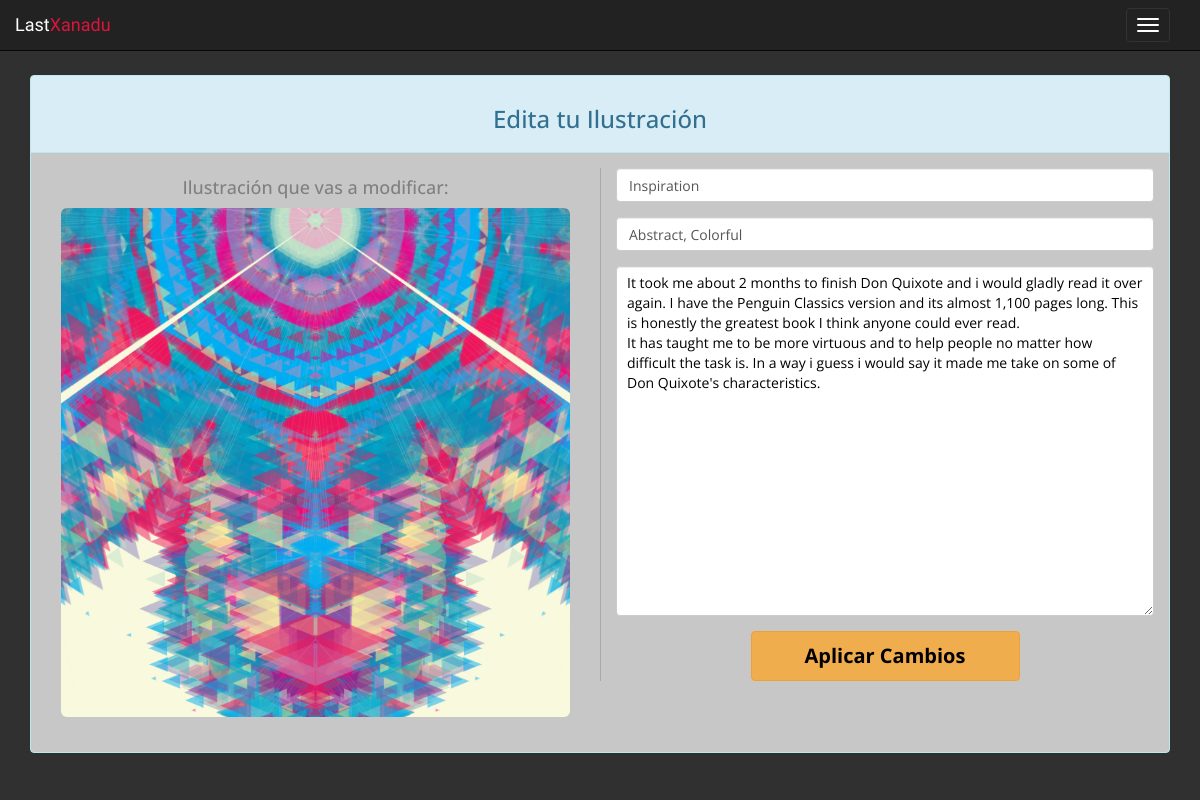
/edit_illust.php?id=18 (signed in), run on the app's committed database.
### tables this page shows
CREATE TABLE IF NOT EXISTS `posts` (
  `post_id` int(11) NOT NULL AUTO_INCREMENT,
  `post_type` enum('Song','Picture') NOT NULL,
  `post_owner` int(11) NOT NULL,
  `post_title` varchar(40) NOT NULL,
  `post_description` varchar(500) NOT NULL,
  `post_tags` varchar(255) NOT NULL,
  `post_song` varchar(255) NOT NULL,
  `post_illust` varchar(255) NOT NULL,
  `post_views` int(11) NOT NULL,
  `post_favourites` int(11) NOT NULL,
  `post_flags` int(11) NOT NULL,
  `post_date` timestamp NOT NULL DEFAULT CURRENT_TIMESTAMP,
  PRIMARY KEY (`post_id`),
  KEY `emisor` (`post_owner`),
  KEY `receptor` (`post_title`)
);

### edit_illust.php (the view, shortened to what this page needs)
<?php
require "includes/db.php";
?>
<!DOCTYPE html>
<html lang="es">
<head>
	<?php require "includes/head.php"; ?>
	<link rel="stylesheet" type="text/css" href="css/upload-style.css">
</head>
<body>
	<?php require "includes/navbar.php"; ?>
	<div class="container upload">
		<?php
		$ok = FALSE;
		$post = "";
		if (isset($_GET['id']) && isset($_SESSION['user_id'])) {
			$id=$_GET['id'];
			$q = "SELECT * FROM posts WHERE post_id='$id' LIMIT 1";
			$resultado = $mysqli->query($q);
			if (mysqli_num_rows($resultado) == 1) {
				$post = $resultado->fetch_assoc();
				if ($post['post_owner'] == $_SESSION['user_id']) {
					$ok = TRUE;
				} else {
					echo '
					<div class="row section something-bad">
						<p> No puedes editar un post que no es tuyo </p>
					</div>
					';
				}
			} else {
				echo '
				<div class="row section something-bad">
					<p> No existe un post con el ID asignado </p>
				</div>
				';
			}
		}
		if (isset($_POST['submit']) && $ok === TRUE) {
			$title = $post['post_title'];
			$description = $post['post_description'];
			$tags = $post['post_tags'];
			$path_pic = $post['post_illust'];
			if (isset($_POST['title']) && $_POST['title'] != "") {
				$title = mysqli_real_escape_string($mysqli,stripslashes(htmlspecialchars(trim(strip_tags($_POST['title'])))));
			} else {
				$title = mysqli_real_escape_string($mysqli,stripslashes(htmlspecialchars(trim(strip_tags($post['post_title'])))));
			}
			if (isset($_POST['description']) && $_POST['description'] != "") {
				$description = mysqli_real_escape_string($mysqli,stripslashes(htmlspecialchars(trim(strip_tags($_POST['description'])))));
			} else {
				$description = mysqli_real_escape_string($mysqli,stripslashes(htmlspecialchars(trim(strip_tags($post['post_description'])))));
			}
			if (isset($_POST['tags']) && $_POST['tags'] != "") {
				$tags = mysqli_real_escape_string($mysqli,stripslashes(htmlspecialchars(trim(strip_tags($_POST['tags'])))));
			} else {
				$tags = mysqli_real_escape_string($mysqli,stripslashes(htmlspecialchars(trim(strip_tags($post['post_tags'])))));
			}
			$q = "UPDATE posts SET post_title='$title', post_description='$description', post_tags='$tags' WHERE post_id='".$post['post_id']."'";
			if ($mysqli->query($q) === TRUE) {
				echo '
				<div class="row section something-bad">
					<p> La Ilustración se ha modificado exitosamente! </p>
				</div>
				';
				echo $path_pic;
				header("Location: illust.php?id=".$post['post_id']."");
			} else {
				echo '
				<div class="row section something-bad">
					<p> La Ilustración no se ha podido guardar </p>
					<p> Por favor, intentalo de nuevo </p>
				</div>
				';
			}
		} elseif($ok === TRUE) {
			?>
			<div class="row">
				<form class="form-horizontal" method="post"  <?php echo 'action="'.$_SERVER['PHP_SELF'].'?id='.$post["post_id"].'"'; ?>>
					<div class="col-md-12">
						<div class="panel panel-info">
							<div class="panel-heading">
								<h3>Edita tu Ilustración</h3>
							</div>
							<div class="panel-body">
								<div class="row">
									<div class="col-md-6 previsualizacion">
										<div class="col-lg-12">
											<h4>Ilustración que vas a modificar:</h4>
											<?php
											echo '<img class="img-responsive img-rounded" src="'.$post['post_illust'].'" alt="Tu Ilustración"/>';
											?>
										</div>
									</div>
									<div class="col-md-6 left-side">
										<div class="form-group">
											<div class="col-md-12">
												<input class="form-control" type="text" id="Titulo" name="title" placeholder="Nuevo Titulo" maxlength="30" <?php echo 'value="'.$post['post_title'].'"'; ?>>
											</div>
										</div>
										<div class="form-group">
											<div class="col-md-12">
												<input class="form-control" type="text" id="tags" name="tags" placeholder="Nuevas Etiquetas" <?php echo 'value="'.$post['post_tags'].'"'; ?>>
											</div>
										</div>
										<div class="form-group">
											<div class="col-md-12">
												<textarea class="form-control" id="descBox" name="description" placeholder="Nueva Descripción" maxlength="500"><?php echo $post['post_description']; ?>
												</textarea>
											</div>
										</div>
										<div class="row">
											<div class="col-lg-12">
												<div >
													<input class="btn btn-warning submitButton" type="submit" name="submit" value="Aplicar Cambios">
												</div>
											</div>
										</div>
									</div>
								</div>
							</div>
						</div>
					</div>
				</form>
			</div>
			<?php
		} ?>
	</div>
</body>
</html>

### css/body-style.css (style rules this page uses)
body { margin-top:75px; background: url('../img/silkbrush8.png'); background-repeat: no-repeat; background-color: #303030; background-attachment: fixed; color: white; }

### css/upload-style.css (style rules this page uses)
.upload { text-align: center; font-family: 'Open Sans', sans-serif; }
#descBox { height: 350px; color: black; padding-right: 10px; padding-left: 10px; }
.previsualizacion { margin-bottom: 20px; }
.submitButton { font-weight: bold; color: black; font-size: 20px; width: 50%; height: 50px; }
.form-control { width: 100%; }
.panel-info { background-color: rgba(238, 238, 238, 0.8); }
.panel-body { color: gray; }
.left-side { border-left: 1px solid darkgray; }

### data on the page
posts: post_illust (picture), title "Inspiration", tags "Abstract, Colorful", description "It took me about 2 months to finish Don Quixote and i would gladly read it over again. I have the Penguin Classics version and its almost 1,100 pages long. This is honestly the greatest book I think anyone could ever read. It has taught me to be more virtuous and to help people no matter how difficult the task is. In a way i guess i would say it made me take on some of Don Quixote's characteristics."
